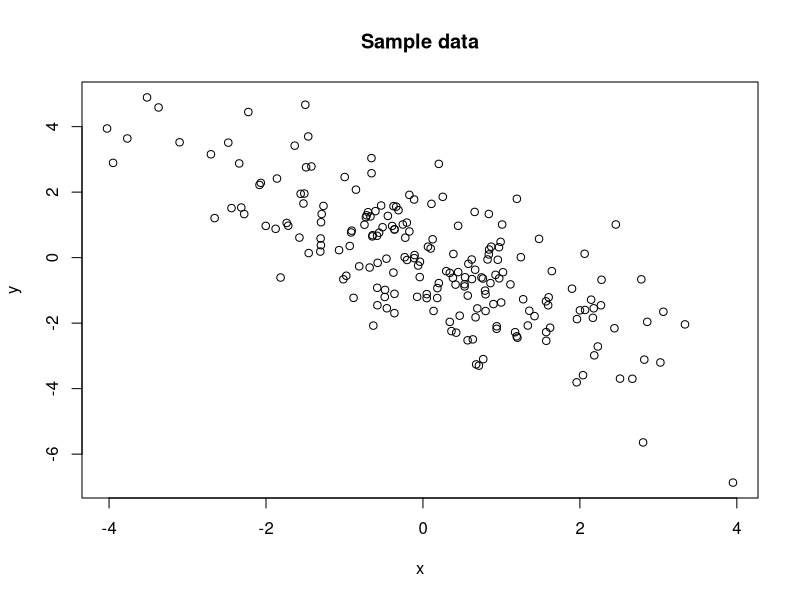
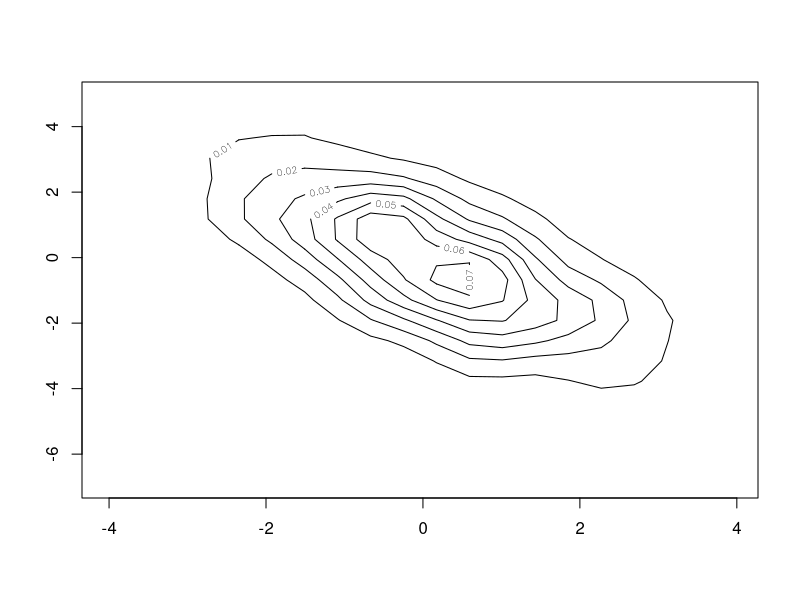
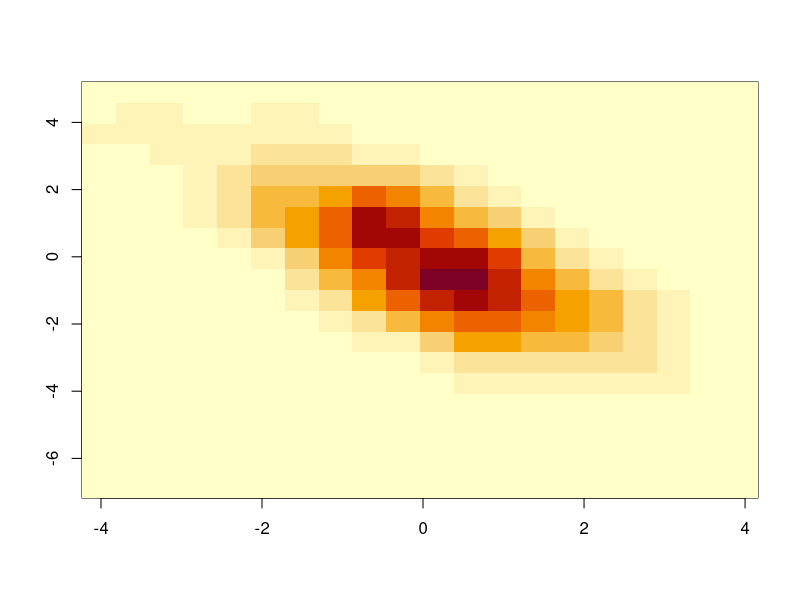
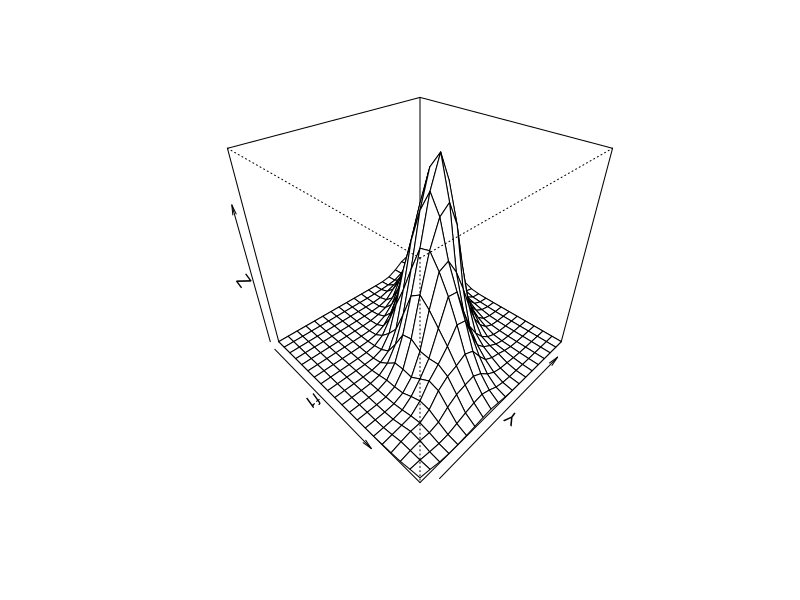
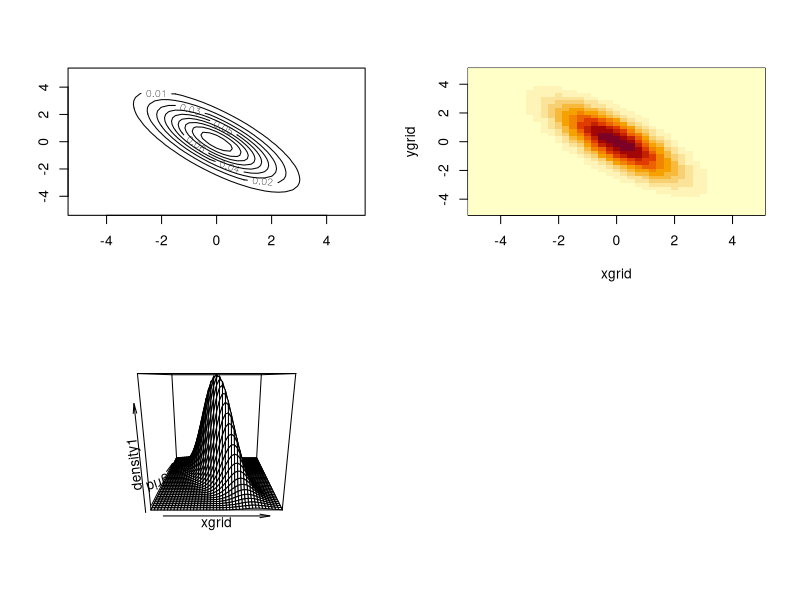
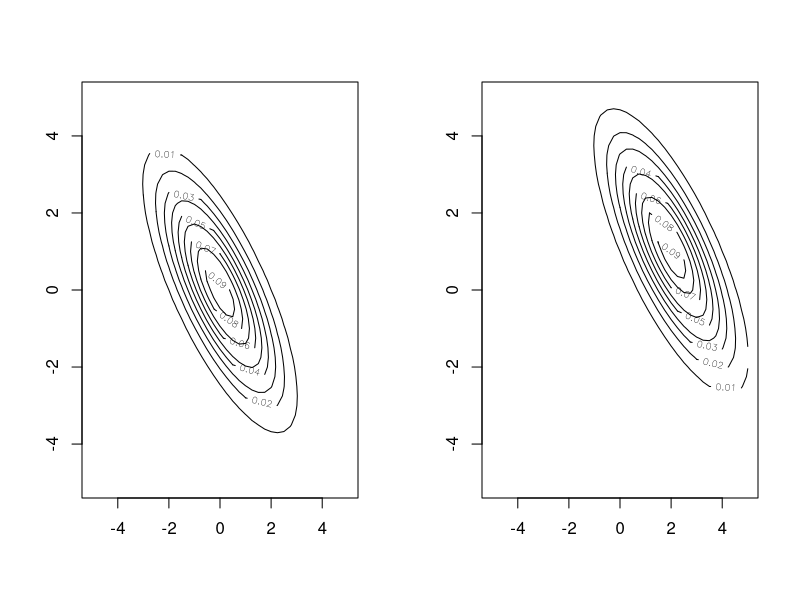
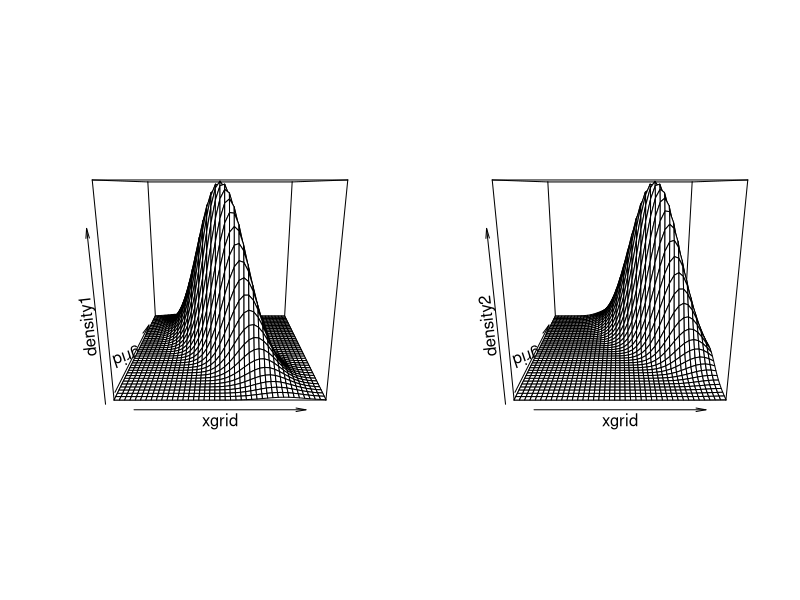
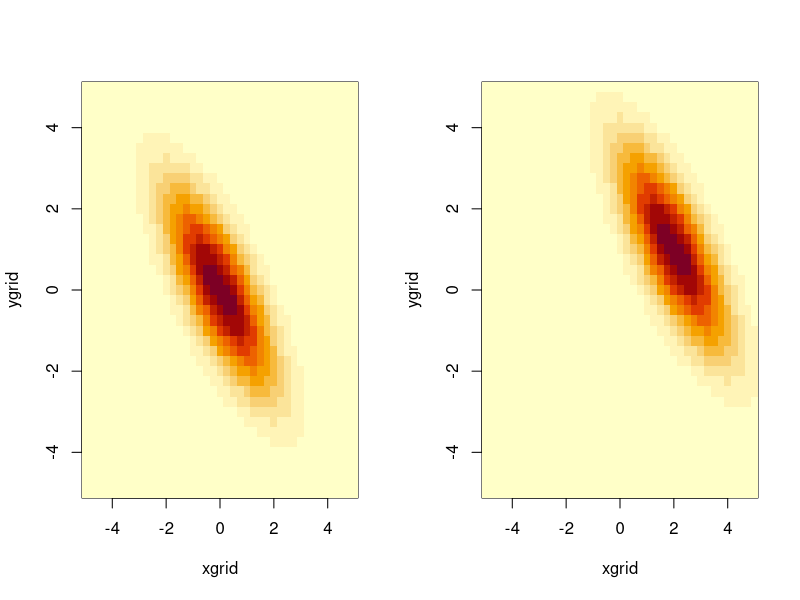

Write R code to recreate these figures, in order.
## ---- chunk 1
library(MASS)
corr = c(2.0, -0.75*sqrt(6), -0.75*sqrt(6), 3.0)
sigma <- matrix(corr,nrow=2, ncol=2)
sample <- mvrnorm(200,c(0,0), Sigma = sigma)
x = sample [,1]
y = sample [,2]
## ---- chunk 2
cov(sample)
## ---- chunk 3
cor(x,y)
## ---- chunk 4
plot(x,y, main="Sample data", xlab="x", ylab="y")
## ---- chunk 5
f1 <- kde2d(x,y,n=20)
contour(f1)
## ---- chunk 6
image(f1)
## ---- chunk 7
persp(f1, theta=45, phi=35)
## ---- chunk 8
#create grid 
xgrid <- .25*(-20:20)
ygrid <- .25*(-20:20)
grid <- expand.grid(xgrid, ygrid)

#create the joint distribution on the grid
corr = c(2.0, -0.75*sqrt(6), -0.75*sqrt(6), 3.0)
sigma <- matrix(corr,nrow=2, ncol=2)
my1 = c(0,0)
#use function dmvnorm of library mvtnorm
library(mvtnorm)

density1 <- dmvnorm(grid, mean=my1, sigma = sigma)
density1 <- matrix(density1, nrow=41, ncol=41)

#draw the distribution
par(mfrow=c(2,2))
contour(xgrid, ygrid, density1)
image(xgrid, ygrid, density1)
persp(xgrid, ygrid, density1)
## ---- chunk 9
#Distribution 2:
#create grid 
xgrid <- .25*(-20:20)
ygrid <- .25*(-20:20)
grid <- expand.grid(xgrid, ygrid)

#create the joint distribution on the grid
corr = c(2.0, -0.75*sqrt(6), -0.75*sqrt(6), 3.0)
sigma <- matrix(corr,nrow=2, ncol=2)
my2 = c(2,1)
#use function dmvnorm of library mvtnorm
#library(mvtnorm)
density2 <- dmvnorm(grid, mean=my2, sigma = sigma)
density2 <- matrix(density2, nrow=41, ncol=41)

#draw the distribution
par(mfrow=c(1,2))
contour(xgrid, ygrid, density1)
contour(xgrid, ygrid, density2)
## ---- chunk 10
par(mfrow=c(1,2))
persp(xgrid, ygrid, density1)
persp(xgrid, ygrid, density2)
## ---- chunk 11
par(mfrow=c(1,2))
image(xgrid, ygrid, density1)
image(xgrid, ygrid, density2)
## ---- chunk 12
f1 <- density1
f2 <- density2

lindist = 0.5*f1/(0.5*f1 + 0.5*f2)
image(xgrid, ygrid, lindist)
## ---- chunk 13
#Distribution 3:
#create grid 
#create the joint distribution on the grid
corr = c(4.0, sqrt(6), sqrt(6), 5.5)
sigma3 <- matrix(corr,nrow=2, ncol=2)
my3 = c(2,1)
#use function dmvnorm of library mvtnorm
#library(mvtnorm)
density3 <- dmvnorm(grid, mean=my3, sigma = sigma3)
density3 <- matrix(density3, nrow=41, ncol=41)

f3 <- density3

lindist = 0.5*f1/(0.5*f1 + 0.5*f3)
image(xgrid, ygrid, lindist)

## ---- chunk 14
LinDist <- function(point, density1, density2,grid)
{
  px = which.min(abs(point[1] - grid)) 
  py = which.min(abs(point[2] - grid))
    
  f1 <- density1[px,py]
  f2 <- density2[px,py]
  return (0.5*f1/(0.5*f1 + 0.5*f2))
}
## ---- chunk 15
#draw two samples from the two distributions
c1 <- c()
c2 <- c()
for(i in 1:100)
{
  s2 <- rmvnorm(1, mean=my2, sigma = sigma)
  c1<- c(c1, LinDist(s2, density1, density2,xgrid))
  c2<- c(c2, LinDist(s2, density2, density1,xgrid))
}
sum(c1 < 0.5)/100

